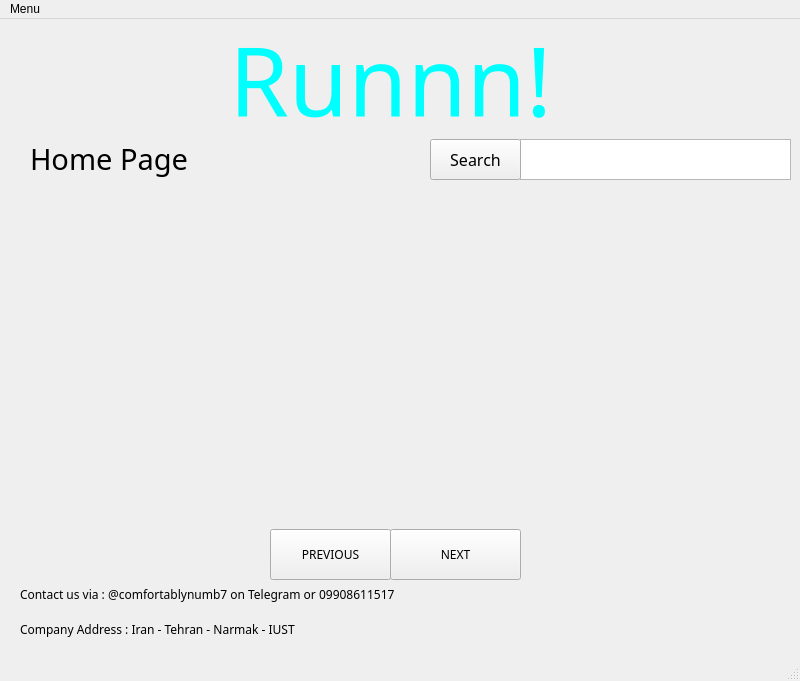
<?xml version="1.0" encoding="UTF-8"?>
<ui version="4.0">
 <class>MainWindow</class>
 <widget class="QMainWindow" name="MainWindow">
  <property name="geometry">
   <rect>
    <x>0</x>
    <y>0</y>
    <width>800</width>
    <height>681</height>
   </rect>
  </property>
  <property name="windowTitle">
   <string>MainWindow</string>
  </property>
  <widget class="QWidget" name="centralwidget">
   <widget class="QLabel" name="photo1">
    <property name="geometry">
     <rect>
      <x>130</x>
      <y>180</y>
      <width>521</width>
      <height>331</height>
     </rect>
    </property>
    <property name="text">
     <string/>
    </property>
    <property name="pixmap">
     <pixmap>../AP_Project/AP_Project4012/Versions/Interface/clothes.png</pixmap>
    </property>
    <property name="scaledContents">
     <bool>true</bool>
    </property>
   </widget>
   <widget class="QLabel" name="label">
    <property name="geometry">
     <rect>
      <x>30</x>
      <y>120</y>
      <width>241</width>
      <height>71</height>
     </rect>
    </property>
    <property name="font">
     <font>
      <family>Cooper Black</family>
      <pointsize>22</pointsize>
      <weight>50</weight>
      <bold>false</bold>
     </font>
    </property>
    <property name="text">
     <string>Home Page</string>
    </property>
    <property name="alignment">
     <set>Qt::AlignLeading|Qt::AlignLeft|Qt::AlignTop</set>
    </property>
   </widget>
   <widget class="QLabel" name="label_2">
    <property name="geometry">
     <rect>
      <x>200</x>
      <y>0</y>
      <width>381</width>
      <height>121</height>
     </rect>
    </property>
    <property name="palette">
     <palette>
      <active>
       <colorrole role="WindowText">
        <brush brushstyle="SolidPattern">
         <color alpha="255">
          <red>0</red>
          <green>255</green>
          <blue>255</blue>
         </color>
        </brush>
       </colorrole>
      </active>
      <inactive>
       <colorrole role="WindowText">
        <brush brushstyle="SolidPattern">
         <color alpha="255">
          <red>0</red>
          <green>255</green>
          <blue>255</blue>
         </color>
        </brush>
       </colorrole>
      </inactive>
      <disabled>
       <colorrole role="WindowText">
        <brush brushstyle="SolidPattern">
         <color alpha="255">
          <red>120</red>
          <green>120</green>
          <blue>120</blue>
         </color>
        </brush>
       </colorrole>
      </disabled>
     </palette>
    </property>
    <property name="font">
     <font>
      <family>Pristina</family>
      <pointsize>72</pointsize>
      <weight>50</weight>
      <bold>false</bold>
     </font>
    </property>
    <property name="text">
     <string>Runnn!</string>
    </property>
    <property name="alignment">
     <set>Qt::AlignCenter</set>
    </property>
   </widget>
   <widget class="QPushButton" name="next">
    <property name="geometry">
     <rect>
      <x>390</x>
      <y>510</y>
      <width>131</width>
      <height>51</height>
     </rect>
    </property>
    <property name="font">
     <font>
      <family>Cooper Black</family>
     </font>
    </property>
    <property name="text">
     <string>NEXT</string>
    </property>
   </widget>
   <widget class="QPushButton" name="previous">
    <property name="geometry">
     <rect>
      <x>270</x>
      <y>510</y>
      <width>121</width>
      <height>51</height>
     </rect>
    </property>
    <property name="font">
     <font>
      <family>Cooper Black</family>
     </font>
    </property>
    <property name="text">
     <string>PREVIOUS</string>
    </property>
   </widget>
   <widget class="QLabel" name="label_3">
    <property name="geometry">
     <rect>
      <x>20</x>
      <y>550</y>
      <width>761</width>
      <height>51</height>
     </rect>
    </property>
    <property name="font">
     <font>
      <family>Cooper Black</family>
     </font>
    </property>
    <property name="text">
     <string>Contact us via : @comfortablynumb7 on Telegram or 09908611517                                                                                          </string>
    </property>
   </widget>
   <widget class="QLabel" name="label_4">
    <property name="geometry">
     <rect>
      <x>20</x>
      <y>600</y>
      <width>751</width>
      <height>21</height>
     </rect>
    </property>
    <property name="font">
     <font>
      <family>Cooper Black</family>
     </font>
    </property>
    <property name="text">
     <string>Company Address : Iran - Tehran - Narmak - IUST </string>
    </property>
   </widget>
   <widget class="QTextEdit" name="textEdit">
    <property name="geometry">
     <rect>
      <x>520</x>
      <y>120</y>
      <width>271</width>
      <height>41</height>
     </rect>
    </property>
    <property name="font">
     <font>
      <family>Cooper Black</family>
      <pointsize>14</pointsize>
     </font>
    </property>
    <property name="html">
     <string>&lt;!DOCTYPE HTML PUBLIC &quot;-//W3C//DTD HTML 4.0//EN&quot; &quot;http://www.w3.org/TR/REC-html40/strict.dtd&quot;&gt;
&lt;html&gt;&lt;head&gt;&lt;meta name=&quot;qrichtext&quot; content=&quot;1&quot; /&gt;&lt;style type=&quot;text/css&quot;&gt;
p, li { white-space: pre-wrap; }
&lt;/style&gt;&lt;/head&gt;&lt;body style=&quot; font-family:'Cooper Black'; font-size:14pt; font-weight:400; font-style:normal;&quot;&gt;
&lt;p style=&quot;-qt-paragraph-type:empty; margin-top:0px; margin-bottom:0px; margin-left:0px; margin-right:0px; -qt-block-indent:0; text-indent:0px; font-family:'MS Shell Dlg 2'; font-size:7.8pt;&quot;&gt;&lt;br /&gt;&lt;/p&gt;&lt;/body&gt;&lt;/html&gt;</string>
    </property>
   </widget>
   <widget class="QPushButton" name="pushButton">
    <property name="geometry">
     <rect>
      <x>430</x>
      <y>120</y>
      <width>91</width>
      <height>41</height>
     </rect>
    </property>
    <property name="font">
     <font>
      <family>Cooper Black</family>
      <pointsize>12</pointsize>
     </font>
    </property>
    <property name="text">
     <string>Search</string>
    </property>
   </widget>
  </widget>
  <widget class="QMenuBar" name="menubar">
   <property name="geometry">
    <rect>
     <x>0</x>
     <y>0</y>
     <width>800</width>
     <height>26</height>
    </rect>
   </property>
   <widget class="QMenu" name="menuMenu">
    <property name="title">
     <string>Menu</string>
    </property>
    <addaction name="actionCtegories"/>
    <addaction name="actionProfile_Page"/>
    <addaction name="actionLogin_Page"/>
    <addaction name="actionFavorites"/>
   </widget>
   <addaction name="menuMenu"/>
  </widget>
  <widget class="QStatusBar" name="statusbar"/>
  <action name="actionCtegories">
   <property name="text">
    <string>Ctegories</string>
   </property>
   <property name="font">
    <font>
     <family>Cooper Black</family>
     <pointsize>18</pointsize>
    </font>
   </property>
  </action>
  <action name="actionProfile_Page">
   <property name="text">
    <string>Profile </string>
   </property>
   <property name="font">
    <font>
     <family>Cooper Black</family>
     <pointsize>18</pointsize>
    </font>
   </property>
  </action>
  <action name="actionLogin_Page">
   <property name="text">
    <string>Login </string>
   </property>
   <property name="font">
    <font>
     <family>Cooper Black</family>
     <pointsize>18</pointsize>
    </font>
   </property>
  </action>
  <action name="actionFavorites">
   <property name="text">
    <string>Favorites</string>
   </property>
   <property name="font">
    <font>
     <family>Cooper Black</family>
     <pointsize>18</pointsize>
    </font>
   </property>
  </action>
 </widget>
 <resources/>
 <connections/>
</ui>
